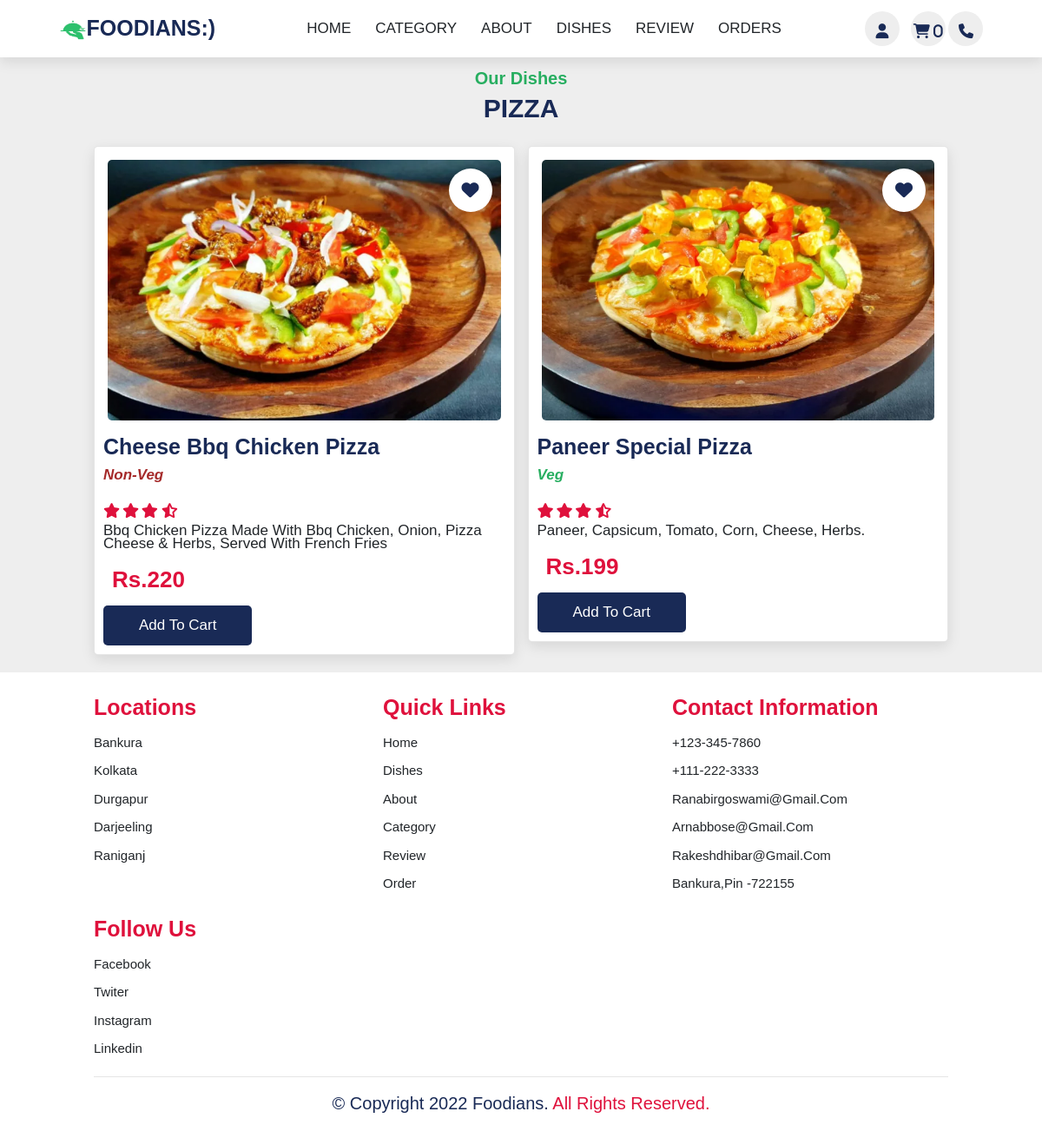
/user_dashboard.php?home?category&id=2 (signed in), run on the app's committed database.
### tables this page shows
CREATE TABLE `category` (
  `category_id` int(10) NOT NULL,
  `category_name` varchar(255) NOT NULL,
  `description` longtext NOT NULL,
  `category_image` varchar(255) NOT NULL
);

CREATE TABLE `item` (
  `item_id` int(20) NOT NULL,
  `item_name` varchar(50) NOT NULL,
  `category_id` int(20) NOT NULL,
  `item_description` longtext NOT NULL,
  `price` varchar(20) NOT NULL,
  `item_type` varchar(20) NOT NULL,
  `item_image` varchar(255) NOT NULL
);

### user_category.php (the view)
<section style="margin-top:4%" class="menu" id="menu">
	<h3 class="sub-heading"> Our dishes </h3>
	<?php
       include 'connection/connection.php';
       $id= $_GET['id'];
	$select_query_category = "SELECT * from category where category_id = $id";
       $query_category = mysqli_query($con, $select_query_category);
	$data_category = mysqli_fetch_assoc($query_category);
	?>
	<h1 class="heading"><?php echo $data_category['category_name']?></h1>
	<div class="box-container">
		<?php
           $select_query = "SELECT * from item where category_id = $id";
           $query = mysqli_query($con, $select_query);
   	    while($data = mysqli_fetch_assoc($query)){
			$image = $data['item_image'];
			$type= $data['item_type'];
			if($type=='veg'){ $colour = '#27ae60'; }
			else{ $colour = '#a52a2a'; }
   	        ?>
			<form action="manage_cart.php" method="post">
				<div class="box">
					<div class="image" style="height: 33rem;">
						<img src="<?php echo str_replace("../image","image",$image);?>" alt="category img">
						<a href="manage_cart.php?id=<?php echo $data['item_id'];?>" class="fas fa-heart"></a>
					</div>
					<div class="content">
						<h3><?php echo $data['item_name'] ?></h3>
						<p style="font-weight: bold; color:<?php echo $colour;?>"><i><?php echo $type; ?></i></p>
						<div class="stars">
							<i class="fas fa-star"></i>
							<i class="fas fa-star"></i>
							<i class="fas fa-star"></i>
							<i class="fas fa-star-half-alt"></i>
		     			</div>
						<p><?php echo $data['item_description'] ?></p>
						<span class="price">Rs.<?php echo $data['price'] ?><br></span>
						<a href="manage_cart.php?id=<?php echo $data['item_id'];?>" class="btn">add to cart</a>
					</div>
				</div>
			</form>
			<?php
		}
		?>
	</div>
</section>
<section class="footer" id="footer">
	<div class="box-container">
		<div class="box">
			<h3>locations</h3>
				<a href="https://www.google.com/maps/place/Bankura">Bankura</a>
				<a href="https://www.google.com/maps/place/Kolkata">Kolkata</a>
				<a href="https://www.google.com/maps/place/Durgapur">Durgapur</a>
				<a href="https://www.google.com/maps/place/Darjeeling">Darjeeling</a>
				<a href="https://www.google.com/maps/place/Raniganj">Raniganj</a>
		</div>
		<div class="box">
			<h3>quick links</h3>
				<a href="#home">home</a>
				<a href="#menu">dishes</a>
				<a href="#about">about</a>
				<a href="#dishes">category</a>
				<a href="#review">review</a>
				<a href="#order">order</a>
		</div>
		<div class="box">
			<h3>contact information</h3>
				<a href="#review">+123-345-7860</a>
				<a href="#review">+111-222-3333</a>
				<a href="mailto:ranabirgoswami@gmail.com">ranabirgoswami@gmail.com</a>
				<a href="mailto:arnabbose@gmail.com">arnabbose@gmail.com</a>
				<a href="mailto:rakeshdhibar@gmail.com">rakeshdhibar@gmail.com</a>
				<a href="#review">bankura,pin -722155</a>
		</div>
		<div class="box">
			<h3>follow us</h3>
				<a href="//www.facebook.com/login/">facebook</a>
				<a href="//www.twitter.com">twiter</a>
				<a href="//www.instagram.com">instagram</a>
				<a href="//www.linkedin.com">linkedin</a>
		</div>
	</div>
	<div class="credit"> &copy; copyright 2022 Foodians. <span>All rights reserved.</span>
</section>

### css/style.css (style rules this page uses)
:root { --green: #27ae60; --black: #192a56; --lighting-color:#666 ; --ligtGrey: #f2f2f2; --yellow: #fecb40; --red: #df113c; --box-shadow:0 .5rem 1.5rem rgba(0,0,0,.1) ; }
* { font-family: 'Nunito', sans-serif; margin: 0; padding: 0; box-sizing: border-box; text-decoration: none; outline: none; border: none; text-transform: capitalize; transition: all .2s linear; }
a { text-decoration: none; }
h1,h3 { font-weight: 600; }
html { font-size: 62.5%; overflow-x: hidden; scroll-padding-top: 5.6rem; scroll-behavior: smooth; }
section { padding: 2rem 9%; }
section:nth-child(even) { background: #eee; }
.sub-heading { text-align: center; color: var(--green); font-size: 2rem; padding-top: 1rem; }
.heading { text-align: center; color: var(--black); font-size: 3rem; padding-bottom: 2rem; text-transform: uppercase ; }
.btn { margin-top: 1rem; display: inline-block; font-size: 1.7rem; color: #fff; background: var(--black); border-radius: .5rem; cursor: pointer; padding: .9rem 4rem; }
.menu .box-container { display: grid; grid-template-columns: repeat(auto-fit,minmax(30rem, 1fr)); gap: 1.5rem; }
.menu .box-container .box { background: #fff; border: .1rem solid rgba(0, 0, 0, .1); border-radius: .5rem; box-shadow: var(--box-shadow); }
.menu .box-container .box .image { height: 25rem; width: 100%; padding: 1.5rem; overflow: hidden; position: relative; }
.menu .box-container .box .image img { height: 100%; width: 100%; border-radius: .5rem; object-fit: cover; }
.menu .box-container .box .image .fa-heart { position: absolute; top: 2.5rem; right: 2.5rem; height: 5rem; width: 5rem; line-height: 5rem; text-align: center; font-size: 2rem; background: #fff; border-radius: 50%; color: var(--black); }
.menu .box-container .box .content { padding: 1rem; padding-top:0 ; }
.menu .box-container .box .content .stars { padding-top: 1rem; }
.menu .box-container .box .content .stars i { font-size: 1.7rem; color: var(--red); }
.menu .box-container .box .content h3 { color: var(--black); font-size: 2.5rem; }
.menu .box-container .box .content p { color: var(--light-color); font-size: 1.7rem; padding: .5rem 0; line-height: 1.5rem; }
.menu .box-container .box .content .price { color: var(--red); font-weight: bolder; margin-left: 1rem; font-size: 2.6rem; }
.footer .box-container { display: grid; grid-template-columns: repeat(auto-fit,minmax(25rem, 1fr)); gap: 1.5rem; }
.footer .box-container .box h3 { padding: .5rem 0; font-size: 2.5rem; color: var(--red); }
.footer .box-container .box a { display: block; padding: .5rem 0; font-size: 1.5rem; color: var(--light-color); }
.footer .credit { text-align: center; border-top: .1rem solid rgba(0, 0, 0, .1); font-size: 2rem; padding: .5rem ; padding-top: 1.5rem; color: var(--black); margin-top: 1.5rem; }
.footer .credit span { color: var(--red); }

### data on the page
category: category_name "PIZZA"
item: item_image (picture), item_name "Cheese Bbq Chicken Pizza", item_type "Non-Veg", item_description "Bbq Chicken Pizza Made With Bbq Chicken, Onion, Pizza Cheese & Herbs, Served With French Fries", price "220"
item: item_image (picture), item_name "Paneer Special Pizza", item_type "Veg", item_description "Paneer, Capsicum, Tomato, Corn, Cheese, Herbs.", price "199"

### other printed values
$count "0"
